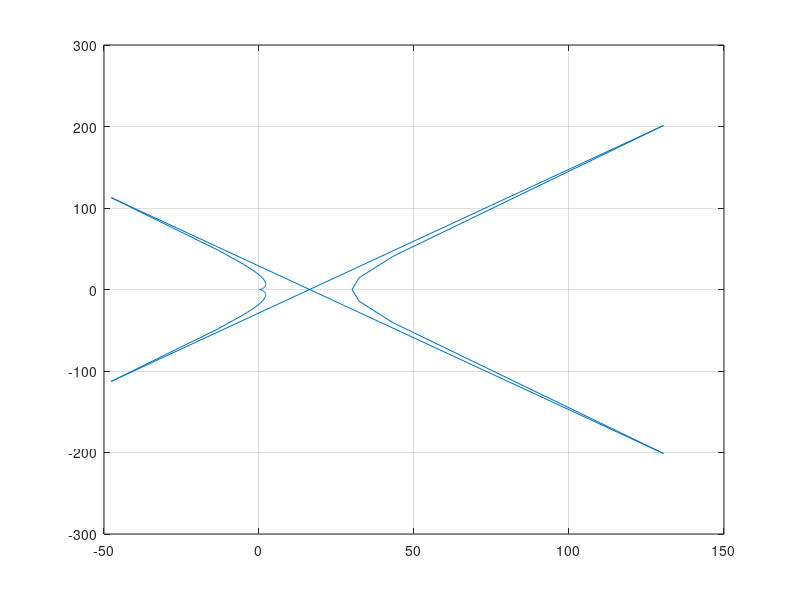

Recreate this plot in MATLAB.
%%%%%%%%%NIKVIST%%%%%%%%%%%%%%%%%
fZnam = @(w)( (1 - 9 .* w.^2) .* (1 + 0.4 .* w.^2) );
fPw = @(w)(30 * (1 - 1.6 * w .^ 2) ./ fZnam(w));
fQw = @(w)((132 * w) ./ fZnam(w));


xx = -50 : 0.1 : 50;
yy = fPw(xx);
zz = fQw(xx);

% subplot(2, 1, 1);
% hold on
%     plot(xx, yy, 'r');
%     plot(xx, zz, 'b');
%     axis on
%     grid on
% hold off    

% subplot(2, 1, 2);
plot(yy, zz);
axis on
grid on

%%%%%%%%%%%%%%%%%%%%%%%%%%%%%%%%%%%%%%%%%%
%%%%%%%%%%%%%%%%%%%%%%%%
% k = 30;
% t1 = 3;
% t2 = 4;
% t3 = 0.4;
% 
% params = [k t1 t2 t3];
% 
% charFunc = GetFcn('task_2_85', 'char');
% 
% %xxx = [0.1 : 0.1 : 100];
% 
% amp = Amplitude(xx, params, charFunc);
% ph  = Phase(xx, params, charFunc);
% 
% 
% subplot(3, 1, 3); 
% plot(amp, ph);
% axis on
% grid on
%%%%%%%%%%%%%%%%%%%%%%%%
%%%%%%%%%%%%%%%%%%%%%%%%%%%%%%%%%%%%%%%%%%

